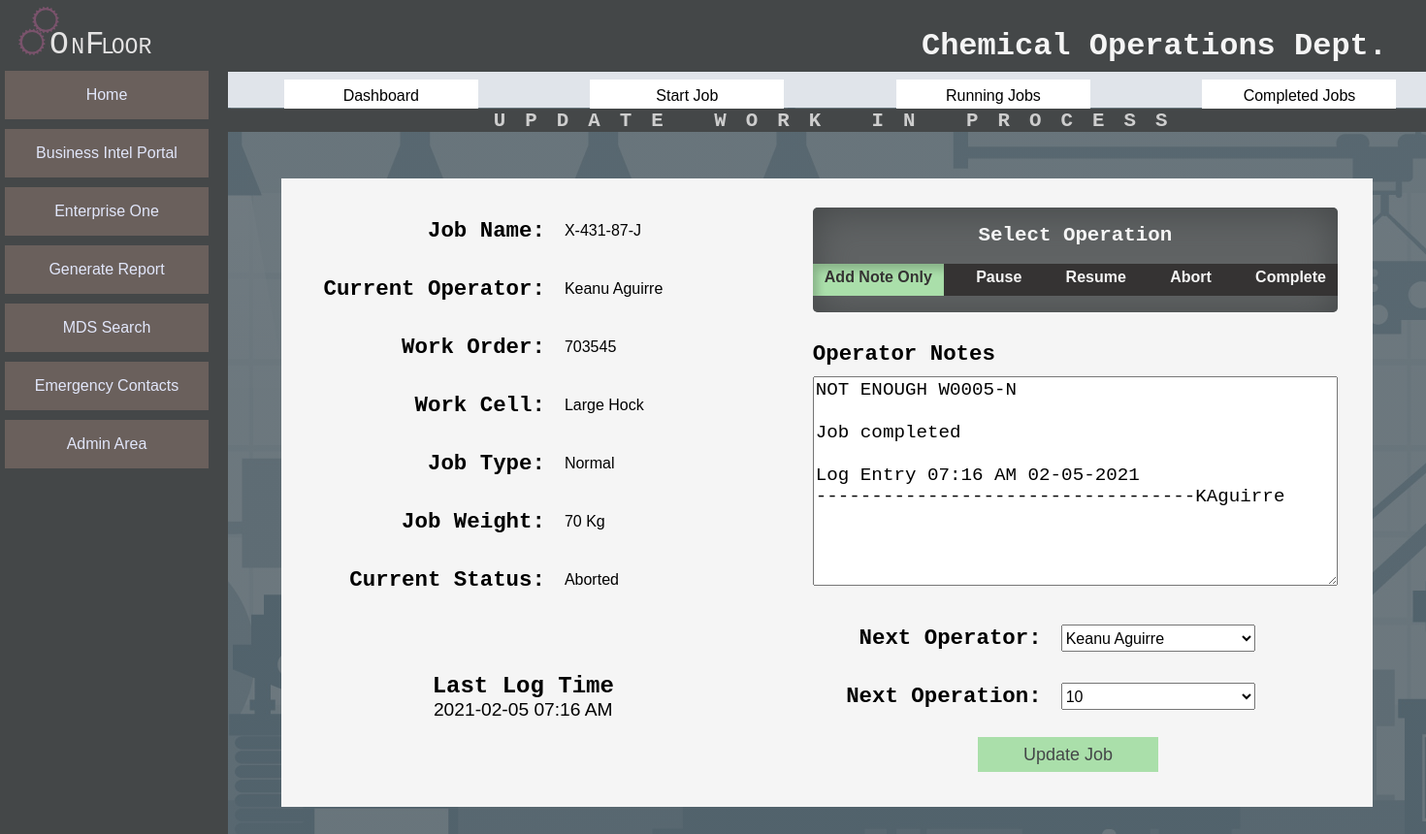
The page /update_job/881 on the database its author committed.
### tables this page shows
CREATE TABLE `Job_Record` (
	`Job_ID` INTEGER NOT NULL PRIMARY KEY AUTOINCREMENT,
	`Job` TEXT,
	`Work_Order` TEXT,
	`Job_Weight`  INTEGER NOT NULL,
	`Work_Cell`  INTEGER NOT NULL,
	`Job_Type`  INTEGER NOT NULL,
	`Job_Status` INTEGER NOT NULL,
	`Start_Time` TEXT,
	`Notes` TEXT,
	`In-Process_Testing` INEGER,
	`Pre_Adjustment` INTEGER,
	`End_Time` TEXT,
	`Total_Operations` INTEGER,
	`Start_Date` TEXT,
	`End_Date` TEXT,
	`Last_Operation` INTEGER
);

CREATE TABLE `Work_Cells` (
	`Cell_ID` INTEGER NOT NULL PRIMARY KEY AUTOINCREMENT,
	`Cell` TEXT
);

CREATE TABLE `Job_Categories` (
	`Type_ID` INTEGER NOT NULL PRIMARY KEY AUTOINCREMENT,
	`Type` TEXT);

CREATE TABLE `Job_Status` (
	`Status_ID` INTEGER NOT NULL PRIMARY KEY AUTOINCREMENT,
	`Status` TEXT NOT NULL);

### app.py (the view)
@app.route("/update_job/<jobID>", methods=["GET", "POST"])
def updateJob(jobID):
    page = "UPDATE WORK IN PROCESS"
    oplist = DB.getActiveOperators()
    typeList = DB.getJobType()
    workcellList = DB.getWorkCells()
    result = DB.setUpdateForm(jobID)
    job = {
    'job ID': result[0][0],
    'job name': result[0][1],
    'work order': result[0][2],
    'cell': result[0][3],
    'cell ID': result[0][4],
    'status': result[0][5],
    'status ID': result[0][6],
     'type': result[0][7],
    'type ID': result[0][8],
    'weight': result[0][9],
    'activity ID' : result[0][10],
    'operator': result[0][11],
    'operator ID': result[0][12],
    'last op': result[0][13],
    'notes': result[0][14],
    'last activity': result[0][15],
    }
    operationValues = util.getAvailableOperationValues(job['last op'])
    errors = True
    if request.method == 'POST':
        errors = False
        if not request.form['action']:
            errors = True
        if not request.form['operator']:
            errors = True
        if not request.form['next-operation']:
            errors = True
        if not errors:
            now = datetime.now()
            time = now.strftime('%I:%M %p')
            date = now.strftime('%Y-%m-%d')
            dbNotes = job['notes']
            pageNotes = request.form['notes']
            OperatorID = request.form['operator']
            nextOperation = request.form['next-operation']
            action = request.form['action']
            status = action
            if action == "7":
                status = 1
            if action == "2":
                nextOperation = DB.getFinalOperationByID(job['job ID'])
                alias = util.getUserAlias(OperatorID)
                notes = pageNotes
                addNote = util.appendTimeStamp(alias,notes,'Job Completed')
            if(util.textHasChanged(dbNotes,pageNotes)):
                alias = util.getUserAlias(OperatorID)
                notes = pageNotes
                if action == "2":
                    addNote = util.appendTimeStamp(alias,notes,'Job Completed')
                else:
                    addNote = util.appendTimeStamp(alias,notes)
            else:
                if action == "2":
                    alias = util.getUserAlias(OperatorID)
                    addNote = util.appendTimeStamp(alias,dbNotes,'Job Completed')
                else:
                    addNote = dbNotes
            details = {
                'jobID': job['job ID'],
                'status': status,
                'activity': action,
                'notes' : addNote,
                'time' : time,
                'date' : date,
                'operation' : nextOperation,
                'operator' : request.form['operator']
            }
            DB.logActivity(details)
            if not(request.form['action'] == '2') and not(request.form['action'] == '5'):
                time = ''
                date = ''
            DB.updateJobRecord(details)
            details['job'] = job['job name']
            details['work order'] = job['work order']
            details['operator'] = DB.getOperatorByID(details['operator'])
            details['status'] = DB.getStatusByID(details['status'])
            page = "UPDATE SUCCESS"
            return render_template('update_job_success.html',details=details, page=page)
    else:
        return render_template('update_job.html',job=job, oplist=oplist, page=page, operationValues=operationValues)
    return render_template('update_job.html',job=job, oplist=oplist, page=page, operationValues=operationValues)

### data/DB.py (called while the page is built)
def make_connection():
    connection_String = "C:\\Users\\stephenb\\Desktop\\project x\\data\\JT_DATA.db" #work
    return sqlite3.connect(connection_String)

def end_connection(conn):
    conn.close()

def getActiveOperators():
    conn = make_connection()
    c = conn.cursor()
    SQL = Q.SelectActiveOperators()
    c.execute(SQL)
    items = c.fetchall()
    end_connection(conn)
    return items

def getWorkCells():
    conn = make_connection()
    c = conn.cursor()
    SQL = Q.SelectWorkCells()
    c.execute(SQL)
    items = c.fetchall()
    end_connection(conn)
    return items

def getJobType():
    conn = make_connection()
    c = conn.cursor()
    SQL = Q.SelectJobType()
    c.execute(SQL)
    items = c.fetchall()
    end_connection(conn)
    return items

def setUpdateForm(JobID):
    conn = make_connection()
    c = conn.cursor()
    SQL = Q.SelectJobToUpdate(JobID)
    c.execute(SQL)
    items = c.fetchall()
    end_connection(conn)
    return items

### data/SQL.py (called while the page is built)
def SelectJobType():
    SQL = "SELECT jc.Type_ID, jc.Type FROM Job_Categories jc; "
    return SQL

def SelectWorkCells():
    SQL = "SELECT wc.Cell_ID, wc.Cell FROM Work_Cells wc; "
    return SQL

def SelectActiveOperators():
    SQL = "SELECT o.Operator_ID, o.First_Name || ' ' || o.Last_Name AS [Name], ds.Shift, os.Status "
    SQL += "FROM Operators o "
    SQL += "JOIN Dept_Shifts ds ON ds.Shift_ID = o.Shift "
    SQL += "JOIN Operator_Status os ON os.Status_ID = o.Status "
    SQL += "WHERE os.Status NOT IN ('Inactive') "
    SQL += "ORDER BY ds.Shift, [Name]"
    return SQL

### data/util.py (called while the page is built)
def getAvailableOperationValues(last_op):
    max_value = 90
    value = int(last_op)
    val_list = []
    while value <= max_value:
        val_list.append(value)
        value += 10
    return val_list

### templates/update_job.html (shortened to what this page needs)
{% extends "layout.html"%}
    {% block body%}
         <form class="content-row-update-job" action="" method="POST">
            <p class="update-label">Job Name:</p>
            <p class="update-label">Current Operator:</p>
            <p class="update-label">Work Order:</p>
            <p class="update-label">Work Cell:</p>
            <p class="update-label">Job Type:</p>
            <p class="update-label">Job Weight:</p>
            <p class="update-label">Current Status:</p>
            <div class="timestamp">
                <p style="font-weight: bold;">Last Log Time</p>
                <p>{{job['last activity']}}</p>
            </div>
            <p class="update-value">{{job['job name']}}</p>
            <p class="update-value">{{job['operator']}}</p>
            <p class="update-value">{{job['work order']}}</p>
            <p class="update-value">{{job['cell']}}</p>
            <p class="update-value">{{job['type']}}</p>
            <p class="update-value">{{job['weight']}} Kg</p>
            <p class="update-value">{{job['status']}}</p>
        <div class="radio-wrap">
            <h3 class="ckbx-heading">Select Operation</h3>
            <div class="radio-switch">
                <label for="add_note">Add Note Only</label>
                <label for="pause">Pause</label>
                <label for="resume">Resume</label>
                <label for="abort">Abort</label>
                <label for="complete">Complete</label>
            </div>
        </div>
        <div class="note-wrap-update">
            <label>Operator Notes</label>
            <textarea class="notes" name ='notes' autocomplete="off">{{job['notes']}}</textarea>
        </div>
        <label class="form-label-update">Next Operator: </label>
        <label class="form-label-update">Next Operation: </label>
        <select class="form-input"  name="operator">
            <option value="{{job['operator ID']}}" selected='selected'>{{job['operator']}}</option>
        </select>
        <select class="form-input" id="opval"  name="next-operation">
            {% for v in operationValues %}
                <option value="{{v}}">{{v}}</option>
            {% endfor %}
        </select>
        <input id="update-submit"class="submit" type="submit" name="Start_new_job" value="Update Job">
    </form>
      {% endblock %}

### rows shown on the page
Job_Record: Job "X-431-87-J", Work_Order "703545", notes "NOT ENOUGH W0005-N Job completed Log Entry 07:16 AM 02-05-2021 ----------------------------------KAguirre"
Work_Cells: cell "Large Hock"
Job_Categories: type "Normal"
Job_Status: status "Aborted"

### other values the page prints
{{ page }} "UPDATE WORK IN PROCESS"
{{ job['last activity'] }} "2021-02-05 07:16 AM"
{{ job['operator'] }} "Keanu Aguirre"
{{ job['weight'] }} "70"
form field operator "Keanu Aguirre"
form field next-operation "10"
